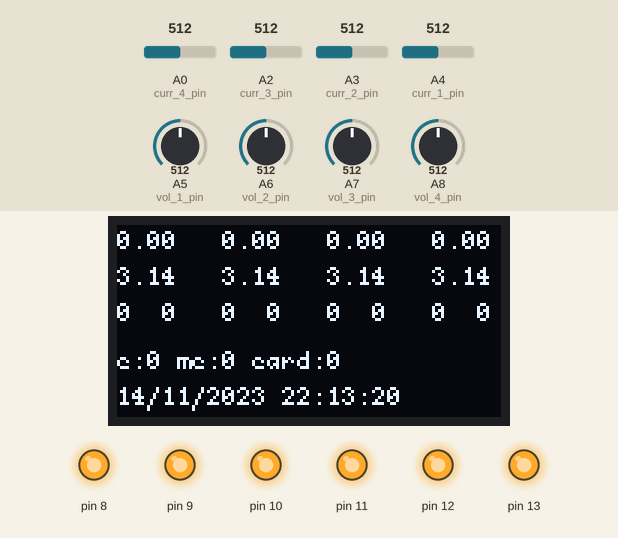
The sketch below on a simulated Arduino Mega 2560, built with avr-gcc and run on an emulated ATmega2560. Shown: 128×64 one-colour display, output pins drawn as LEDs (lit = HIGH). Inputs (shaded band) come from the test bench; at power-on: A2 (curr_3_pin) = 512, A0 (curr_4_pin) = 512, A3 (curr_2_pin) = 512, A4 (curr_1_pin) = 512, A5 (vol_1_pin) = 512, A6 (vol_2_pin) = 512, A7 (vol_3_pin) = 512, A8 (vol_4_pin) = 512. Storage starts empty; what the sketch prints to the serial monitor is not drawn.

Above: at 1.6 s.
1.7 s: A2 (curr_3_pin) set to 716
At 3.6 s:
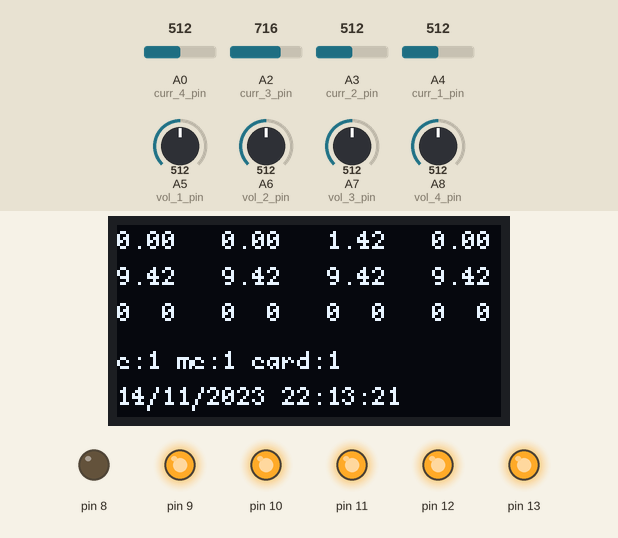
5.7 s: A0 (curr_4_pin) set to 716
At 7.5 s:
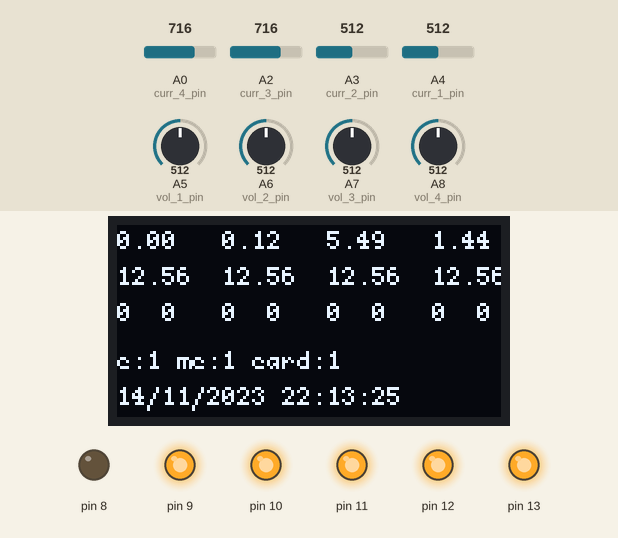
9.2 s: A3 (curr_2_pin) set to 30
At 11.4 s:
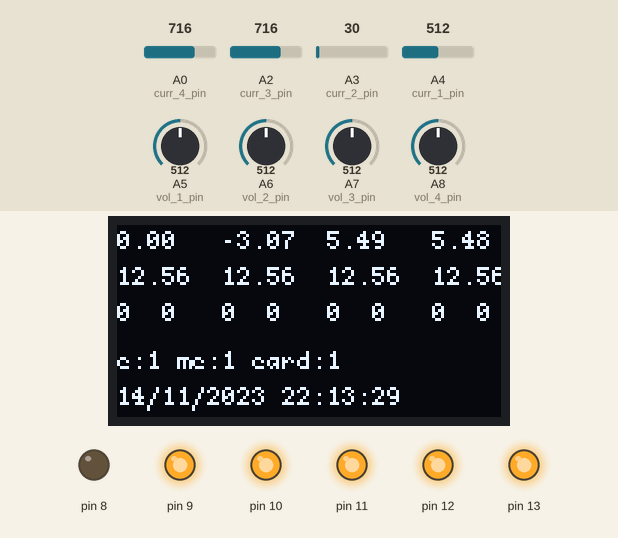
13.1 s: A4 (curr_1_pin) set to 30
At 15.4 s:
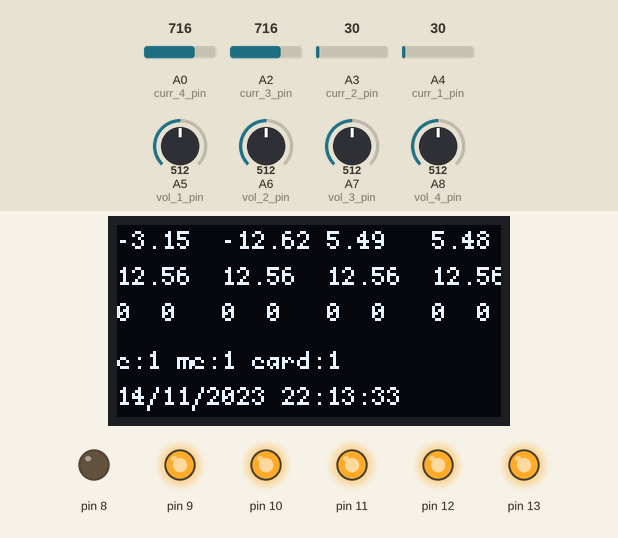
17.1 s: A3 (curr_2_pin) set to 306
At 19.4 s:
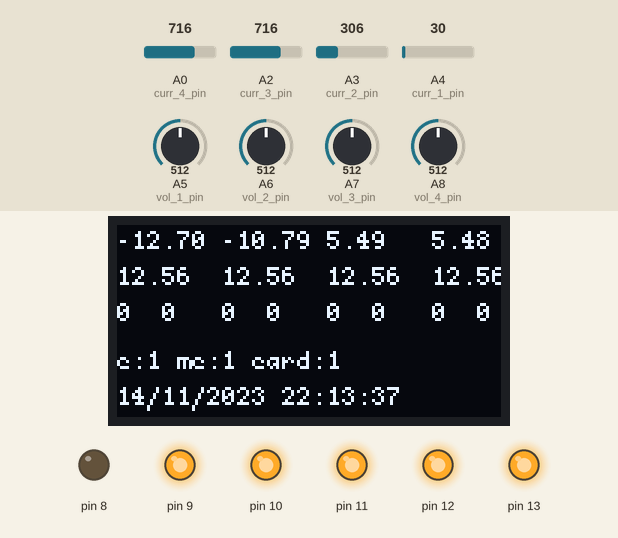
Timing chart, 0 to 20.9 s (numbered marks = the images above; inputs shaded):
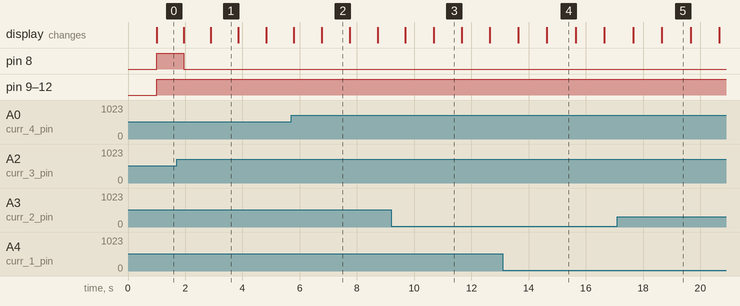

The sketch:

BatteryTester.ino
```cpp
#include <SPI.h>
#include <SD.h>
#include <RTClib.h>

int chargeCheck_1 = 0;
bool cell_1_full = false;
int chargeCheck_2 = 0;
bool cell_2_full = false;
int chargeCheck_3 = 0;
bool cell_3_full = false;
int chargeCheck_4 = 0;
bool cell_4_full = false;


bool cell_1_empty = false;
bool cell_2_empty = false;
bool cell_3_empty = false;
bool cell_4_empty = false;


bool card = false;

int cycle = 0;
int mainCycle = 0;

int row1 = 8;
int row2 = 20;
int row3 = 32;
int row4 = 48;

int col1 = 0;
int col2 = 35;
int col3 = 70;
int col4 = 105;

int c = 0;

String mDay;
String mMonth;
String mYear;
String mHour;
String mMinute;
String mSecond;

String filename;

#include <Arduino.h>
#include <U8g2lib.h>
U8G2_SH1106_128X64_NONAME_1_HW_I2C u8g2(U8G2_R0, /* reset=*/ U8X8_PIN_NONE);
int btn = 2; // btn display
int draw_state = 0;
File myFile;

static uint32_t timer;
static uint32_t timer2;

int curr_1_pin = A4;
int curr_2_pin = A3;
int curr_3_pin = A2;
int curr_4_pin = A0;

int vol_1_pin = A5;
int vol_2_pin = A6;
int vol_3_pin = A7;
int vol_4_pin = A8;

int vol_1_offset = 5;
int vol_2_offset = 5;
int vol_3_offset = 5;
int vol_4_offset = 5;

float curr_1_offset = -1.8;
float curr_2_offset = 1.5;
float curr_3_offset = 0.8;
float curr_4_offset = 0.5;

const float VCC   = 5.0;// supply voltage is from 4.5 to 5.5V. Normally 5V.
const int model = 0;   // enter the model number (see below)
const float QOV =   0.5 * VCC;// set quiescent Output voltage of 0.5V

//float C_voltage_1;// internal variable for voltage
//float current_1;
//float prev_1_Current_1;
//float prev_2_Current_1;
//float prev_3_Current_1;
//float prev_4_Current_1;
//float current_1_print;
//float current_1_avg;

float current_1_print;

//float C_voltage_2;// internal variable for voltage
//float voltage_raw_2;
//float current_2_avg;
//float current_2;
//float prev_1_Current_2;
//float prev_2_Current_2;
//float prev_3_Current_2;
//float prev_4_Current_2;
//float lastCurrent_2;

float current_2_print;

//float C_voltage_3;// internal variable for voltage
//float current_3;
//float prev_1_Current_3;
//float prev_2_Current_3;
//float prev_3_Current_3;
//float lastCurrent_3;

float current_3_print;

//float C_voltage_4;// internal variable for voltage
//float current_4;
//float prev_1_Current_4;
//float prev_2_Current_4;
//float prev_3_Current_4;
//float lastCurrent_4;

float current_4_print;

float sensitivity[] = {
  0.185,// for ACS712ELCTR-05B-T
  0.100,// for ACS712ELCTR-20A-T
  0.066// for ACS712ELCTR-30A-T
};
RTC_Millis rtc;

/////

float voltage_1 ;
float voltage_2 ;
float voltage_3 ;
float voltage_4 ;


///////////////////////////////////////////////////////////////////////////////////////////////////////////////////
////////////////////////////////////////////////////////////////////////////////////////////                  SETUP
///////////////////////////////////////////////////////////////////////////////////////////////////////////////////
void setup() {
  rtc.begin(DateTime(F(__DATE__), F(__TIME__)));
  DateTime now = rtc.now();
  //////////////////////////////////////////////////////////////DATE STRING
  if ((now.day()) <= 9) {
    mDay = "0" + String(now.day());
  } else {
    mDay = String(now.day());
  }
  if ((now.month()) <= 9) {
    mMonth = "0" + String(now.month());
  } else {
    mMonth = String(now.month());
  }
  mYear = now.year();

  if ((now.hour()) <= 9) {
    mHour = "0" + String(now.hour());
  } else {
    mHour = String(now.hour());
  }
  if ((now.minute()) <= 9) {
    mMinute = "0" + String(now.minute());
  } else {
    mMinute = String(now.minute());
  }
  if ((now.second()) <= 9) {
    mSecond = "0" + String(now.second());
  } else {
    mSecond = String(now.second());
  }
  filename = mDay + mMonth + mHour + mMinute + ".CSV";

  Serial.begin(57600);
  u8g2.begin();

  while (!Serial) {
    ; // wait for serial port to connect. Needed for native USB port only
  }
  Serial.println("Initializing SD card...");

  if (!SD.begin(4)) {
    Serial.println("initialization failed!");
    while (1);
  }
  Serial.println("initialization done.");
  myFile = SD.open("test.txt", FILE_WRITE);

  // if the file opened okay, write to it:
  if (myFile) {
    Serial.print("Writing to test.txt...");
    myFile.println("testing 1, 2, 3.");
    // close the file:
    myFile.close();
    Serial.println("done.");
  } else {
    // if the file didn't open, print an error:
    Serial.println("error opening test.txt");
  }

  // relays
  pinMode(13, OUTPUT);
  pinMode(12, OUTPUT);
  pinMode(11, OUTPUT);
  pinMode(10, OUTPUT);
  pinMode(9, OUTPUT);
  pinMode(8, OUTPUT);
  digitalWrite(13, HIGH);
}


float array_1[4];
float array_2[4];
float array_3[4];
float array_4[4];

float array_V_1[4];
float array_V_2[4];
float array_V_3[4];
float array_V_4[4];

float getCurrent(int curr_pin, float curr_offset, float mArray[]) {

  float voltage_raw =   (5.0 / 1023.0) * (analogRead(curr_pin) + curr_offset); // Read the voltage from sensor
  float C_voltage =  voltage_raw - QOV + 0.012 ;// 0.000 is a value to make voltage zero when there is no current
  float current_ = C_voltage / sensitivity[model];

  mArray[3] = mArray[2];
  mArray[2] = mArray[1];
  mArray[1] = mArray[0];
  mArray[0] = current_;

  float current_avg = ((mArray[0] + mArray[1] + mArray[2] + mArray[3]) / 4);
  float current_print;

  if (abs(current_avg) < 0.09) {
    current_print = 0;
  } else {
    current_print = current_avg;
  }
  return current_print;

}
float getVoltage(int vol_pin, int vol_offset, float mArray[]) {
  int volt_ = analogRead(vol_pin);// read the input
  double voltage_ = map(volt_, 0, 1023, 0, 2500) + vol_offset; // map 0-1023 to 0-2500 and add correction offset
  voltage_ /= 100; // divide by 100 to get the decimal values

  mArray[3] = mArray[2];
  mArray[2] = mArray[1];
  mArray[1] = mArray[0];
  mArray[0] = voltage_;

  float voltage_avg = ((mArray[0] + mArray[1] + mArray[2] + mArray[3]) / 4);

  float voltage_print;
  if (abs(voltage_avg) < 0.1) {
    voltage_print = 0;
  } else {
    voltage_print = voltage_avg;
  }
  return voltage_print;
}

uint8_t state;
void setLights(bool x) {

  if (cell_1_empty != true) {
    digitalWrite(12, !x);//set bulb 1
  } else {
    digitalWrite(12, 1);//set bulb 1 OFF
  }
  if (cell_2_empty != true) {
    digitalWrite(11, !x);//set bulb 1
  } else {
    digitalWrite(11, 1);//set bulb 1 OFF
  }
  if (cell_3_empty != true) {
    digitalWrite(10, !x);//set bulb 1
  } else {
    digitalWrite(10, 1);//set bulb 1 OFF
  }
  if (cell_4_empty != true) {
    digitalWrite(9, !x);//set bulb 1
  } else {
    digitalWrite(9, 1);//set bulb 1 OFF
  }
}

void setCharger(bool x) {
  digitalWrite(8, !x);//set charger
}

void checkFullCharge() {
  //////////////////////////////// --
  if (current_1_print == 0 && voltage_1 > 4) {
    chargeCheck_1++;
  } else {
    chargeCheck_1 = 0;
  }
  if (chargeCheck_1 > 20) {
    cell_1_full = true;
  }
  //////////////////////////////// --
  if (current_2_print == 0 && voltage_2 > 4) {
    chargeCheck_2++;
  } else {
    chargeCheck_2 = 0;
  }
  if (chargeCheck_2 > 20) {
    cell_2_full = true;
  }
  //////////////////////////////// --
  if (current_3_print == 0 && voltage_3 > 4) {
    chargeCheck_3++;
  } else {
    chargeCheck_3 = 0;
  }
  if (chargeCheck_3 > 20) {
    cell_3_full = true;
  }
  //////////////////////////////// --
  if (current_4_print == 0 && voltage_4 > 4) {
    chargeCheck_4++;
  } else {
    chargeCheck_4 = 0;
  }
  if (chargeCheck_4 > 20) {
    cell_4_full = true;
  }
}
void checkCellEmpty() {
  if (voltage_1 < 2.5) {
    cell_1_empty = true;

  }
  if ( voltage_2 < 2.5) {
    cell_2_empty = true;
  }
  if (voltage_3 < 2.5) {
    cell_3_empty = true;
  }
  if (voltage_4 < 2.5) {
    cell_4_empty = true;
  }
}


///////////////////////////////////////////////////////////////////////////////////////////////////////////////////
////////////////////////////////////////////////////////////////////////////////////////////                  LOOP
///////////////////////////////////////////////////////////////////////////////////////////////////////////////////

void loop() {
  DateTime now = rtc.now();

  //////////////////////////////////////////////////////////////DATE STRING
  if ((now.day()) <= 9) {
    mDay = "0" + String(now.day());
  } else {
    mDay = String(now.day());
  }
  if ((now.month()) <= 9) {
    mMonth = "0" + String(now.month());
  } else {
    mMonth = String(now.month());
  }
  mYear = now.year();

  if ((now.hour()) <= 9) {
    mHour = "0" + String(now.hour());
  } else {
    mHour = String(now.hour());
  }
  if ((now.minute()) <= 9) {
    mMinute = "0" + String(now.minute());
  } else {
    mMinute = String(now.minute());
  }
  if ((now.second()) <= 9) {
    mSecond = "0" + String(now.second());
  } else {
    mSecond = String(now.second());
  }
  Serial.println(mSecond);

  ///////////////////////////////-----VOLTAGE----///////////////////////////////////////

  voltage_1 = getVoltage(vol_1_pin, vol_1_offset, array_V_1);
  voltage_2 = getVoltage(vol_2_pin, vol_2_offset, array_V_2);
  voltage_3 = getVoltage(vol_3_pin, vol_3_offset, array_V_3);
  voltage_4 = getVoltage(vol_4_pin, vol_4_offset, array_V_4);

  ///////////////////////////////-----CURRENT----///////////////////////////////////////

  current_1_print = getCurrent(curr_1_pin, curr_1_offset, array_1);
  current_2_print = getCurrent(curr_2_pin, curr_2_offset, array_2);
  current_3_print = getCurrent(curr_3_pin, curr_3_offset, array_3);
  current_4_print = getCurrent(curr_4_pin, curr_4_offset, array_4);

  u8g2.firstPage();
  do {
    u8g2.setFont(u8g2_font_profont10_mr );
    u8g2.setCursor(col1, row1);
    //Serial.println(current_1_print);
    u8g2.print(current_1_print);

    u8g2.setCursor(col1, row2);
    u8g2.print(voltage_1);

    u8g2.setCursor(col2, row1);
    u8g2.print(current_2_print);
    u8g2.setCursor(col2, row2);
    u8g2.print(voltage_2);

    u8g2.setCursor(col3, row1);
    u8g2.print(current_3_print);
    u8g2.setCursor(col3, row2);
    u8g2.print(voltage_3);

    u8g2.setCursor(col4, row1);
    u8g2.print(current_4_print);
    u8g2.setCursor(col4, row2);
    u8g2.print(voltage_4);


    u8g2.setCursor(col1, row3);
    u8g2.print(cell_1_full);

    u8g2.setCursor(col2, row3);
    u8g2.print(cell_2_full);

    u8g2.setCursor(col3, row3);
    u8g2.print(cell_3_full);

    u8g2.setCursor(col4, row3);
    u8g2.print(cell_4_full);


    u8g2.setCursor(col1 + 15, row3);
    u8g2.print(cell_1_empty);

    u8g2.setCursor(col2 + 15, row3);
    u8g2.print(cell_2_empty);

    u8g2.setCursor(col3 + 15, row3);
    u8g2.print(cell_3_empty);

    u8g2.setCursor(col4 + 15, row3);
    u8g2.print(cell_4_empty);


    u8g2.setCursor(0, row4);
    u8g2.print("c:");
    u8g2.print(cycle);

    u8g2.print(" mc:");
    u8g2.print(mainCycle);

    u8g2.print(" card:");
    u8g2.print(card);


    u8g2.setFont(u8g2_font_profont10_mn);
    //--------------------------------------------- TIME
    u8g2.setCursor(0, 60);

    if ((now.day()) <= 9) {
      u8g2.print("0");
    }
    u8g2.print(now.day(), DEC);
    u8g2.print("/");
    if ((now.month()) <= 9) {
      u8g2.print("0");
    }
    u8g2.print(now.month(), DEC);
    u8g2.print("/");
    u8g2.print(now.year(), DEC);
    u8g2.print(" ");
    u8g2.print(now.hour(), DEC);
    u8g2.print(":");
    if ((now.minute()) <= 9) {
      u8g2.print("0");
    }
    u8g2.print(now.minute(), DEC);
    u8g2.print(":");
    if ((now.second()) <= 9) {
      u8g2.print("0");
    }
    u8g2.print(now.second(), DEC);
    u8g2.println();
  } while ( u8g2.nextPage() );


  if (now.secondstime() > timer) {
    timer = now.secondstime();

    switch (cycle) {
      case 0:
        Serial.println(" CYCLE ---- 0");
        setLights(false);
        setCharger(false);

        cell_1_empty = false;
        cell_2_empty = false;
        cell_3_empty = false;
        cell_4_empty = false;

        cell_1_full = false;
        cell_2_full = false;
        cell_3_full = false;
        cell_4_full = false;
        cycle ++;
        mainCycle++;
        break;
      case 1:
        Serial.println(" CYCLE ---- 1");
        setLights(false);
        setCharger(true);
        checkFullCharge();
        if (cell_1_full == true && cell_2_full == true && cell_3_full == true && cell_4_full == true) {
          cycle ++;
        }
        break;
      case 2:
        Serial.println(" CYCLE ---- 2");
        setCharger(false);
        setLights(true);
        checkCellEmpty();

        if (cell_1_empty == true && cell_2_empty == true && cell_3_empty == true && cell_4_empty == true) {
          cycle = 0;
        }
        break;
    }


    myFile = SD.open(filename, FILE_WRITE);
    if (myFile) {
      card = true;
      myFile.print(mDay);
      myFile.print(".");
      myFile.print(mMonth);
      myFile.print(".");
      myFile.print(mYear);
      myFile.print(" ");
      myFile.print(mHour);
      myFile.print(":");
      myFile.print(mMinute);
      myFile.print(":");
      myFile.print(mSecond);

      myFile.print(",");
      myFile.print(current_1_print);
      myFile.print(",");
      myFile.print(current_2_print);
      myFile.print(",");
      myFile.print(current_3_print);
      myFile.print(",");
      myFile.print(current_4_print);
      myFile.print(",");
      myFile.print(voltage_1);
      myFile.print(",");
      myFile.print(voltage_2);
      myFile.print(",");
      myFile.print(voltage_3);
      myFile.print(",");
      myFile.print(voltage_4);

      myFile.print(",");
      myFile.print(cycle);
      myFile.print(",");
      myFile.print(mainCycle);

      myFile.println();
      myFile.close();


    } else {
      card = false;
      // if the file didn't open, print an error:
      Serial.println("error opening loop txt file");
      c = 0;
    }
  }


}
```

Measured:
- what the display in image 1 shows lasts 0.9 s, from 2.9 s to 3.8 s
